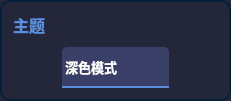
                        <widget class="QFrame" name="frame_theme">
                         <property name="sizePolicy">
                          <sizepolicy hsizetype="Preferred" vsizetype="Expanding">
                           <horstretch>0</horstretch>
                           <verstretch>0</verstretch>
                          </sizepolicy>
                         </property>
                         <property name="minimumSize">
                          <size>
                           <width>231</width>
                           <height>101</height>
                          </size>
                         </property>
                         <property name="styleSheet">
                          <string notr="true">QFrame{
 border:2px solid;
	border-color: rgb(5, 32, 56);
	background-color: rgb(36,38,58);
border-radius:10px;
}
QComboBox QAbstractItemView{
outline: 0px solid gray;            
/*border:1px solid #eeeeee;*/            
color:rgb(145,151,163);
selection-color:white;
font-size:14px;
font-family:Microsoft YaHei UI;            
background-color:rgb(18,26,39);
selection-background-color:rgb(33,41,54);
border-top-radius:0px;
border-bottom-radius:10px;
}</string>
                         </property>
                         <property name="frameShape">
                          <enum>QFrame::StyledPanel</enum>
                         </property>
                         <property name="frameShadow">
                          <enum>QFrame::Raised</enum>
                         </property>
                         <layout class="QVBoxLayout" name="verticalLayout_6">
                          <item alignment="Qt::AlignLeft|Qt::AlignTop">
                           <widget class="QLabel" name="label_theme">
                            <property name="sizePolicy">
                             <sizepolicy hsizetype="Fixed" vsizetype="Fixed">
                              <horstretch>0</horstretch>
                              <verstretch>0</verstretch>
                             </sizepolicy>
                            </property>
                            <property name="font">
                             <font>
                              <family>Microsoft YaHei UI</family>
                              <pointsize>12</pointsize>
                              <weight>75</weight>
                              <bold>true</bold>
                             </font>
                            </property>
                            <property name="styleSheet">
                             <string notr="true">QLabel{
border:none;
color:#598FDC;
}</string>
                            </property>
                            <property name="text">
                             <string>主题</string>
                            </property>
                           </widget>
                          </item>
                          <item alignment="Qt::AlignBottom">
                           <widget class="QFrame" name="frame_selecttheme">
                            <property name="minimumSize">
                             <size>
                              <width>0</width>
                              <height>0</height>
                             </size>
                            </property>
                            <property name="styleSheet">
                             <string notr="true">QFrame{border:none;
}</string>
                            </property>
                            <property name="frameShape">
                             <enum>QFrame::StyledPanel</enum>
                            </property>
                            <property name="frameShadow">
                             <enum>QFrame::Raised</enum>
                            </property>
                            <property name="lineWidth">
                             <number>0</number>
                            </property>
                            <layout class="QHBoxLayout" name="horizontalLayout_7">
                             <property name="spacing">
                              <number>0</number>
                             </property>
                             <property name="leftMargin">
                              <number>0</number>
                             </property>
                             <property name="topMargin">
                              <number>0</number>
                             </property>
                             <property name="rightMargin">
                              <number>0</number>
                             </property>
                             <property name="bottomMargin">
                              <number>0</number>
                             </property>
                             <item>
                              <widget class="QComboBox" name="comboBox_theme">
                               <property name="enabled">
                                <bool>true</bool>
                               </property>
                               <property name="sizePolicy">
                                <sizepolicy hsizetype="Fixed" vsizetype="Fixed">
                                 <horstretch>0</horstretch>
                                 <verstretch>0</verstretch>
                                </sizepolicy>
                               </property>
                               <property name="minimumSize">
                                <size>
                                 <width>103</width>
                                 <height>41</height>
                                </size>
                               </property>
                               <property name="font">
                                <font>
                                 <family>Microsoft YaHei UI</family>
                                 <pointsize>10</pointsize>
                                 <weight>75</weight>
                                 <italic>false</italic>
                                 <bold>true</bold>
                                </font>
                               </property>
                               <property name="mouseTracking">
                                <bool>false</bool>
                               </property>
                               <property name="tabletTracking">
                                <bool>false</bool>
                               </property>
                               <property name="styleSheet">
                                <string notr="true">
QComboBox {
    border: 0px solid;
	border-bottom: 2px solid;
	border-color: #598FDC;
    border-top-left-radius: 5px;
	border-top-right-radius: 5px;
    padding: 1px 10px 1px 3px;
    min-width: 6em;
	background-color: rgb(57, 63, 103);
	
	color: rgb(255, 255, 255);
	
}

QComboBox:on { /* shift the text when the popup opens */
    padding-top: 3px;
    padding-left: 4px;
}
QComboBox::drop-down {
    /*subcontrol-origin: padding;*/
    subcontrol-position: top right;
    width: 40px;
	height: 39px;
	border: 0px solid;
	
    border-radius: 5px; /* same radius as the QComboBox */
}
QComboBox::drop-down:pressed,QComboBox::drop-down:hover {
	background-color: rgb(38, 43, 85);
}

QComboBox::down-arrow {
	
	image: url(:/图标/下拉选择.png);
width: 100px;
height:25px;
	
}
QComboBox::down-arrow:on { /* shift the arrow when popup is open */
    top: 1px;
    left: 1px;
}
QComboBox::drop-down:editable:on {
    background: qlineargradient(x1: 0, y1: 0, x2: 0, y2: 1,
                                stop: 0 #D3D3D3, stop: 0.4 #D8D8D8,
                                stop: 0.5 #DDDDDD, stop: 1.0 #E1E1E1);
}
QComboBox QAbstractItemView{
outline: 0px solid gray;            
border:0px solid #eeeeee;            
color:rgb(145,151,163);
selection-color:white;
font-size:14px;
font-family:Microsoft YaHei UI;            
background-color:rgb(18,26,39);
selection-background-color:rgb(33,41,54);
}</string>
                               </property>
                               <property name="editable">
                                <bool>false</bool>
                               </property>
                               <property name="iconSize">
                                <size>
                                 <width>9</width>
                                 <height>9</height>
                                </size>
                               </property>
                               <item>
                                <property name="text">
                                 <string>深色模式</string>
                                </property>
                               </item>
                               <item>
                                <property name="text">
                                 <string>浅色模式</string>
                                </property>
                               </item>
                              </widget>
                             </item>
                            </layout>
                           </widget>
                          </item>
                         </layout>
                        </widget>
